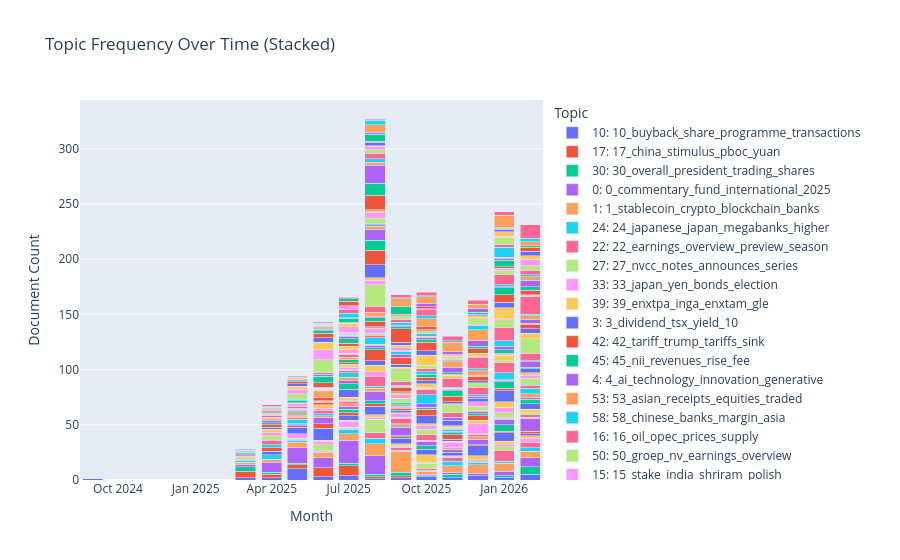

Notebook source saved alongside this figure:
### Code cell
import plotly.express as px

topics_over_time = topic_model.topics_over_time(
    train_docs,
    train_timestamps,
    nr_bins=20
 )

tot = topics_over_time.copy()
tot = tot[tot['Topic'] != -1].copy()
tot['Timestamp'] = pd.to_datetime(tot['Timestamp']).dt.to_period('M').dt.to_timestamp()

topic_labels = topic_model.get_topic_info()[['Topic', 'Name']].copy()
topic_labels = topic_labels[topic_labels['Topic'] != -1]
tot = tot.merge(topic_labels, on='Topic', how='left')
tot['TopicLabel'] = tot['Topic'].astype(str) + ': ' + tot['Name'].fillna('')

stacked = (
    tot.groupby(['Timestamp', 'TopicLabel'], as_index=False)['Frequency']
       .sum()
       .sort_values(['Timestamp', 'Frequency'], ascending=[True, False])
)

fig = px.bar(
    stacked,
    x='Timestamp',
    y='Frequency',
    color='TopicLabel',
    title='Topic Frequency Over Time (Stacked)',
    labels={'Timestamp': 'Month', 'Frequency': 'Document Count', 'TopicLabel': 'Topic'}
)
fig.update_layout(
    barmode='stack',
    xaxis_title='Month',
    yaxis_title='Document Count',
    legend_title='Topic',
    hovermode='x unified'
 )
fig.show()
